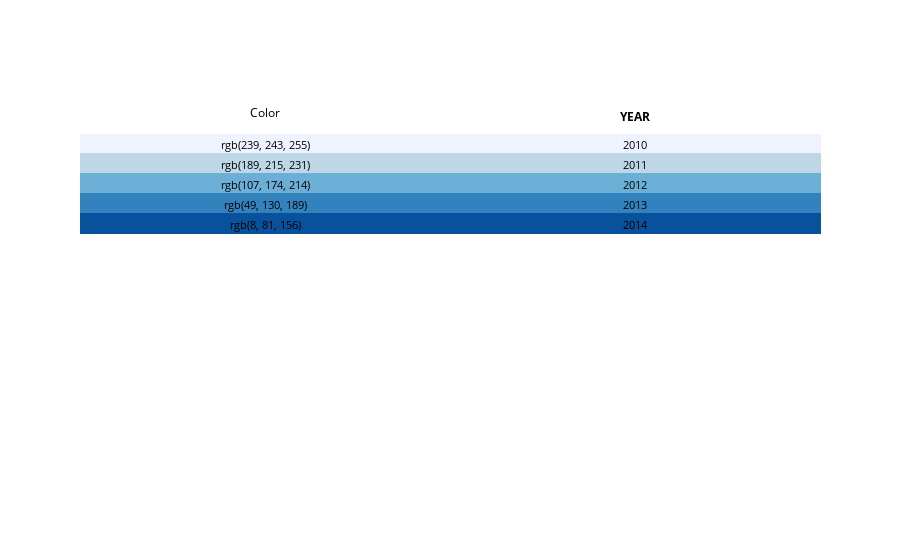

Notebook source saved alongside this figure:
### Code cell
import plotly.graph_objects as go

import pandas as pd

colors = ['rgb(239, 243, 255)', 'rgb(189, 215, 231)', 'rgb(107, 174, 214)',
          'rgb(49, 130, 189)', 'rgb(8, 81, 156)']
data = {'Year' : [2010, 2011, 2012, 2013, 2014], 'Color' : colors}

data = {'Year' : [2010, 2011, 2012, 2013, 2014], 'Color' : colors}
df = pd.DataFrame(data)

fig = go.Figure(data=[go.Table(
  header=dict(
    values=["Color", "<b>YEAR</b>"],
    line_color='white', fill_color='white',
    align='center', font=dict(color='black', size=12)
  ),
  cells=dict(
    values=[df.Color, df.Year],
    line_color=[df.Color], fill_color=[df.Color],
    align='center', font=dict(color='black', size=11)
  ))
])

fig.show()

### Figure 1 — Plotly figure (JSON) as saved in the notebook; plotly's stock layout.template omitted (floating-point values rounded to 4 significant figures)
{"data": [{"cells": {"align": "center", "fill": {"color": [["rgb(239, 243, 255)", "rgb(189, 215, 231)", "rgb(107, 174, 214)", "rgb(49, 130, 189)", "rgb(8, 81, 156)"]]}, "font": {"color": "black", "size": 11}, "line": {"color": [["rgb(239, 243, 255)", "rgb(189, 215, 231)", "rgb(107, 174, 214)", "rgb(49, 130, 189)", "rgb(8, 81, 156)"]]}, "values": [["rgb(239, 243, 255)", "rgb(189, 215, 231)", "rgb(107, 174, 214)", "rgb(49, 130, 189)", "rgb(8, 81, 156)"], [2010, 2011, 2012, 2013, 2014]]}, "header": {"align": "center", "fill": {"color": "white"}, "font": {"color": "black", "size": 12}, "line": {"color": "white"}, "values": ["Color", "<b>YEAR</b>"]}, "type": "table"}], "layout": {}}
